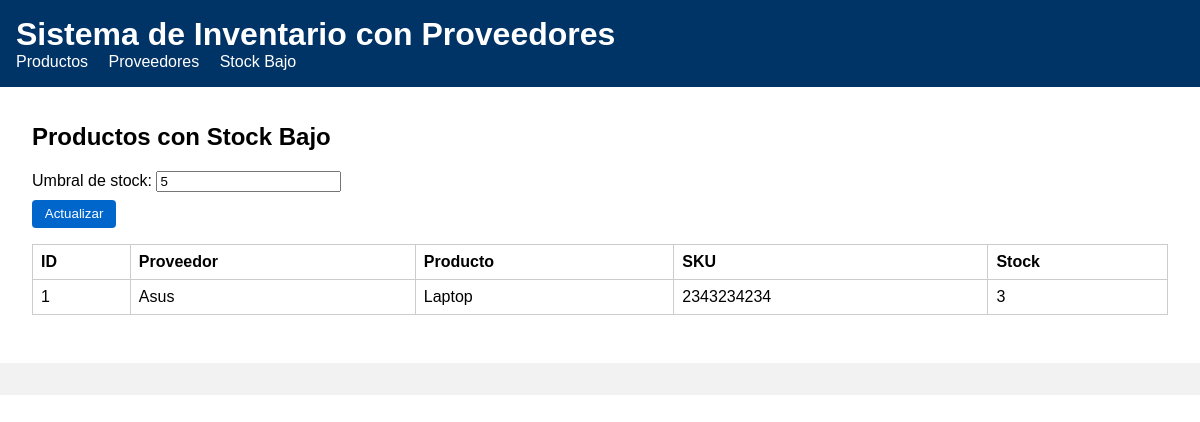
/reports/low-stock, run on the app's committed database.
### models.py (models this page shows, shortened)
class Product(db.Model):
    __tablename__ = "products"
    id = db.Column(db.Integer, primary_key=True)
    supplier_id = db.Column(db.Integer, db.ForeignKey("suppliers.id"), nullable=False)
    name = db.Column(db.String(120), nullable=False)
    sku = db.Column(db.String(80), unique=True, nullable=False)
    stock = db.Column(db.Integer, nullable=False, default=0)
    unit_price = db.Column(db.Float, nullable=False, default=0.0)

class Supplier(db.Model):
    __tablename__ = "suppliers"
    id = db.Column(db.Integer, primary_key=True)
    name = db.Column(db.String(120), nullable=False)
    contact_email = db.Column(db.String(120))
    phone = db.Column(db.String(50))
    products = db.relationship("Product", backref="supplier", lazy=True)

### app.py (the view)
    @app.route("/reports/low-stock")
    def low_stock_report():
        threshold = request.args.get("threshold", default=5, type=int)
        products = Product.query.filter(Product.stock < threshold).order_by(Product.stock).all()
        return render_template(
            "low_stock_report.html",
            products=products,
            threshold=threshold,
        )

### templates/low_stock_report.html (shortened to what this page needs)
{% extends "base.html" %}
{% block content %}
<h2>Productos con Stock Bajo</h2>
<form method="get" class="filter-form">
    <label>Umbral de stock:
        <input type="number" name="threshold" min="0" value="{{ threshold }}">
    </label>
    <button type="submit">Actualizar</button>
</form>
<table>
    <thead>
        <tr>
            <th>ID</th>
            <th>Proveedor</th>
            <th>Producto</th>
            <th>SKU</th>
            <th>Stock</th>
        </tr>
    </thead>
    <tbody>
    {% for product in products %}
        <tr>
            <td>{{ product.id }}</td>
            <td>{{ product.supplier.name }}</td>
            <td>{{ product.name }}</td>
            <td>{{ product.sku }}</td>
            <td>{{ product.stock }}</td>
        </tr>
    {% else %}
        <tr><td colspan="5">No hay productos por debajo del umbral de stock.</td></tr>
    {% endfor %}
    </tbody>
</table>
{% endblock %}

### static/css/styles.css (style rules this page uses)
body { font-family: Arial, sans-serif; margin: 0; padding: 0; }
table { width: 100%; border-collapse: collapse; margin-top: 1rem; }
table th, table td { border: 1px solid #ccc; padding: 0.5rem; text-align: left; }
.btn, button { background: #0066cc; color: white; padding: 0.4rem 0.8rem; border: none; cursor: pointer; border-radius: 4px; }
form label { display: block; margin: 0.5rem 0; }

### data on the page
Product: id "1", supplier.name "Asus", name "Laptop", sku "2343234234", stock "3"
